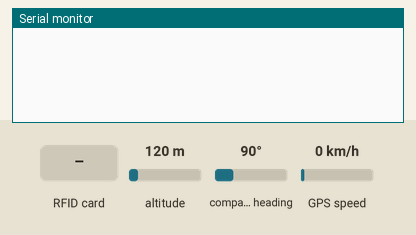
This sketch was run on a simulated Arduino Uno, built with avr-gcc and run on an emulated ATmega328P. On the bench: the last lines printed to the serial monitor. The test bench sets the inputs (shaded band); at power-on: altitude 120 m, compass heading 90°, GPS speed 0 km/h. The GPS gets a fix after 3 s at 37.7749, -122.4194 with 8 satellites.

Above: at 1.2 s.
1.3 s: RFID card 5E 7A 19 C4 held to the reader
At 3.5 s:
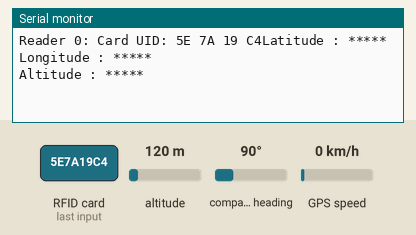
3.8 s: RFID card 5E 7A 19 C4 held to the reader
At 5.6 s:
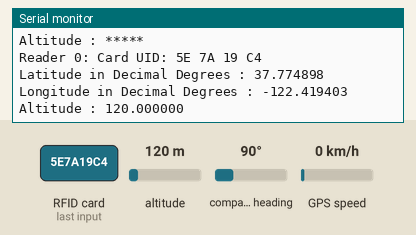

The sketch:

final_code.ino
```cpp
// (licence header left out)
#include <SPI.h>
#include <MFRC522.h>
#include <TinyGPS++.h>
#include <SoftwareSerial.h>

#define RST_PIN         9          // Configurable, see typical pin layout above
#define SS_1_PIN        10         // Configurable, take a unused pin, only HIGH/LOW required, must be diffrent to SS 2
#define SS_2_PIN        8          // Configurable, take a unused pin, only HIGH/LOW required, must be diffrent to SS 1

#define NR_OF_READERS   1

byte ssPins[] = {SS_1_PIN};

MFRC522 mfrc522[NR_OF_READERS];   // Create MFRC522 instance.
SoftwareSerial GPS_SoftSerial(4, 3);/* (Tx, Rx) */
/* Create an object named gps of the class TinyGPSPlus */
TinyGPSPlus gps;

volatile float minutes, seconds;
volatile int degree, secs, mins;
/**
 * Initialize.
 */
void setup() {

  Serial.begin(9600); // Initialize serial communications with the PC
  while (!Serial);    // Do nothing if no serial port is opened (added for Arduinos based on ATMEGA32U4)
   GPS_SoftSerial.begin(9600);
  SPI.begin();        // Init SPI bus

  for (uint8_t reader = 0; reader < NR_OF_READERS; reader++) {
    mfrc522[reader].PCD_Init(ssPins[reader], RST_PIN); // Init each MFRC522 card
    //Serial.print(F("Reader "));
   // Serial.print(reader);
    //Serial.print(F(": "));
    //mfrc522[reader].PCD_DumpVersionToSerial();
  }
}

/**
 * Main loop.
 */
void loop() {

  for (uint8_t reader = 0; reader < NR_OF_READERS; reader++) {
    // Look for new cards

    if (mfrc522[reader].PICC_IsNewCardPresent() && mfrc522[reader].PICC_ReadCardSerial()) {
      Serial.print(F("Reader "));
      Serial.print(reader);
      // Show some details of the PICC (that is: the tag/card)
      Serial.print(F(": Card UID:"));
      dump_byte_array(mfrc522[reader].uid.uidByte, mfrc522[reader].uid.size);
          smartDelay(1000); /* Generate precise delay of 1ms */
        unsigned long start;
        double lat_val, lng_val, alt_m_val;
        uint8_t hr_val, min_val, sec_val;
        bool loc_valid, alt_valid, time_valid;
        lat_val = gps.location.lat(); /* Get latitude data */
        loc_valid = gps.location.isValid(); /* Check if valid location data is available */
        lng_val = gps.location.lng(); /* Get longtitude data */
        alt_m_val = gps.altitude.meters();  /* Get altitude data in meters */
        alt_valid = gps.altitude.isValid(); /* Check if valid altitude data is available */
        hr_val = gps.time.hour(); /* Get hour */
        min_val = gps.time.minute();  /* Get minutes */
        sec_val = gps.time.second();  /* Get seconds */
        time_valid = gps.time.isValid();  /* Check if valid time data is available */
        if (!loc_valid)
        {
          Serial.print("Latitude : ");
          Serial.println("*****");
          Serial.print("Longitude : ");
          Serial.println("*****");
        }
        else
        {
         ///// DegMinSec(lat_val);
         Serial.println(" ");
          Serial.print("Latitude in Decimal Degrees : ");
Serial.println(lat_val, 6);

          Serial.print("Longitude in Decimal Degrees : ");
          Serial.println(lng_val, 6);

        }
        if (!alt_valid)
        {
          Serial.print("Altitude : ");
          Serial.println("*****");
        }
        else
        {
          Serial.print("Altitude : ");
          Serial.println(alt_m_val, 6);
        }
      Serial.println();
     // Serial.print(F("PICC type: "));
      MFRC522::PICC_Type piccType = mfrc522[reader].PICC_GetType(mfrc522[reader].uid.sak);
      //Serial.println(mfrc522[reader].PICC_GetTypeName(piccType));

      // Halt PICC
      mfrc522[reader].PICC_HaltA();
      // Stop encryption on PCD
      mfrc522[reader].PCD_StopCrypto1();
    } //if (mfrc522[reader].PICC_IsNewC
  } //for(uint8_t reader
}

/**
 * Helper routine to dump a byte array as hex values to Serial.
 */
void dump_byte_array(byte *buffer, byte bufferSize) {
  for (byte i = 0; i < bufferSize; i++) {
    Serial.print(buffer[i] < 0x10 ? " 0" : " ");
    Serial.print(buffer[i], HEX);
  }
}

static void smartDelay(unsigned long ms)
{
  unsigned long start = millis();
  do
  {
    while (GPS_SoftSerial.available())  /* Encode data read from GPS while data is available on serial port */
      gps.encode(GPS_SoftSerial.read());
/* Encode basically is used to parse the string received by the GPS and to store it in a buffer so that information can be extracted from it */
  } while (millis() - start < ms);
}
```

Measured:
- after the input at 1.3 s, the serial monitor: prints a new line at once (image 1)
- after the input at 3.8 s, the serial monitor: prints a new line after 1.0 s (image 2)
